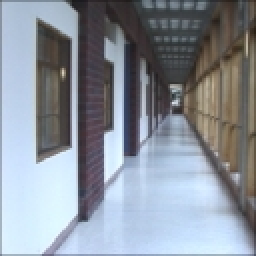
%> input picture SuperParsing/im_parser/Libraries/gist/test.jpg, 128 x 128 px (shown 2 times larger)
$ octave --eval "result = FullMR8(imread('../gist/test.jpg'));"   (GNU Octave 9; MATLAB toolbox functions it lacks are replaced by stand-ins)
%> lines starting %> are read from the running program, lines starting %| are printed output that depends on the picture
%> in FullMR8, `I = rgb2gray(I);`:
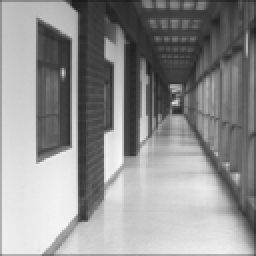
%> I: size 128x128 uint8 (shown 2 times larger); min 26, max 246, mean 144.3
%> in FullMR8, `I = padarray(I,[25 25],'symmetric','both');`:
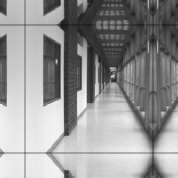
%> I: size 178x178 uint8; min 26, max 246, mean 149.5
### SuperParsing/im_parser/Libraries/filters/MR8.m
function [featvec, filtvec] = MR8(im)
%computes MR8 filterbank using recursive Gaussian filters
%input: intensity image
%output: MR8 feature vector

persistent MR8filterNorm;
obtainFilterNorm = 0;

% problematic to do L1 normalization for recursive filters,
% hence solve it this way...
if (isempty(MR8filterNorm))
    MR8filterNorm = 1;
    obtainFilterNorm = 1;
    a=zeros(256,256);
    a(128,128)=1;
end;

in = double(im) - mean(mean(im));
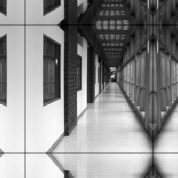
%> in: size 178x178 double; min -123.5, max 96.55, mean 0; drawn with min black and max white
in = in ./ sqrt(mean(mean(in .^ 2)));

ims = cell(1, 8);
[R,C] = size(im);
%> R = 178; C = 178
imSize = size(im)-[50 50];
%> imSize = [128 128]
filtvec = zeros(38,prod(imSize));
filtI = 1;
i=1;
n=2;

sfac = 1.0;
mulfac = 2.0;

s1 = 3*sfac; s2 = 1*sfac;
for j=0:2,
    for k=0:5,
        phi = (k/6.0)*180.0;

        if (obtainFilterNorm)
            % this should be done only once....
%> the run ends on the next line
            im1 = s2 .* anigauss(a, s1, s2, phi, 0, 1);
            im2 = (s2*s2) .* anigauss(a, s1, s2, phi, 0, 2);
            n1 = 1.0/sum(sum(abs(im1)));
            n2 = 1.0/sum(sum(abs(im2)));
            MR8filterNorm = [MR8filterNorm, n1, n2];
        else
            n1 = MR8filterNorm(n);
            n = n+1;
            n2 = MR8filterNorm(n);
            n = n+1;
        end;

        im1 = n1 .* anigauss(in, s1, s2, phi, 0, 1);
        im2 = n2 .* anigauss(in, s1, s2, phi, 0, 2);

        filtvec(filtI,:) = reshape(im1(26:R-25,26:C-25),1,size(filtvec,2)); filtI=filtI+1;
        filtvec(filtI,:) = reshape(im2(26:R-25,26:C-25),1,size(filtvec,2)); filtI=filtI+1;

        % take max of abs response for first order derivative
        % Varma&Zisserman also take abs max of second order...
        im1 = abs(im1);
        %im2 = abs(im2);
        if (k==0)
            maxim1 = im1;
            maxim2 = im2;
        else
            maxim1 = max(maxim1, im1);
            maxim2 = max(maxim2, im2);
        end
    end

    ims{i} = maxim1; i=i+1;
    ims{i} = maxim2; i=i+1;

    % next octave
    s1 = s1*mulfac; s2 = s2*mulfac;
end

sigma = 10.0*sfac;

if (obtainFilterNorm)
    im1 = anigauss(a, sigma, sigma, 0.0, 2, 0);
    im2 = anigauss(a, sigma, sigma, 0.0, 0, 2);
    im1 = (s2*s2) .* (im1+im2);
    im2 = anigauss(a, sigma, sigma);
    n1 = 1.0/sum(sum(abs(im1)));
    n2 = 1.0/sum(sum(abs(im2))); % this one normally should be positive
    MR8filterNorm = [MR8filterNorm, n1, n2];
else
    n1 = MR8filterNorm(n);
    n = n+1;
    n2 = MR8filterNorm(n);
end;

im1 = anigauss(in, sigma, sigma, 0.0, 2, 0);
im2 = anigauss(in, sigma, sigma, 0.0, 0, 2);
ims{i} = n1 .* (im1+im2);
filtvec(filtI,:) = reshape(ims{i}(26:R-25,26:C-25),1,size(filtvec,2)); filtI=filtI+1;
i=i+1;
ims{i} = n2 .* anigauss(in, sigma, sigma);
filtvec(filtI,:) = reshape(ims{i}(26:R-25,26:C-25),1,size(filtvec,2));
% just throw away 25 pixel border...(half support of sigma=10 filter)
for j=1:i,
    ims{j} = ims{j}(26:R-25,26:C-25);
end

featvec = [ims{8}(:) ims{7}(:) ims{1}(:) ims{3}(:) ims{5}(:) ims{2}(:) ims{4}(:) ims{6}(:)]';

### SuperParsing/im_parser/Libraries/filters/FullMR8.m
function [ featvec, filtvec ] = FullMR8( I )
%FULLMR8 Summary of this function goes here
%   Detailed explanation goes here

if(size(I,3)==3)
    I = rgb2gray(I);
end

I = padarray(I,[25 25],'symmetric','both');

[ featvec, filtvec ] = MR8(I);
